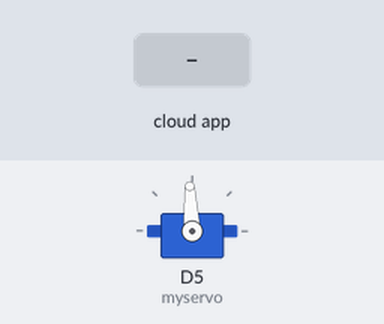
Bench run of a sketch on a simulated ESP8266 (NodeMCU). Parts: servo. The test bench sets the inputs (shaded band). The RemoteXY app is connected.

Above: at 1.2 s.
1.3 s: the phone or cloud app sets slider_1 to 0
At 2.1 s:
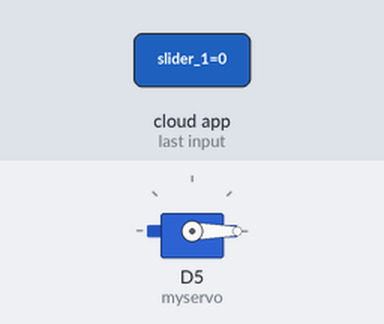
2.8 s: the phone or cloud app sets slider_1 to 25
At 3.2 s:
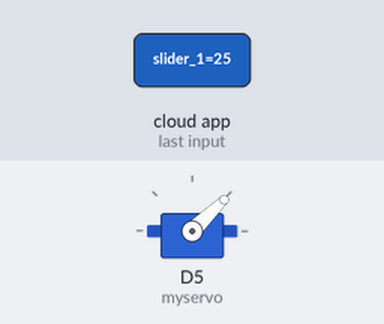
4.3 s: the phone or cloud app sets slider_1 to 100
At 5.5 s:
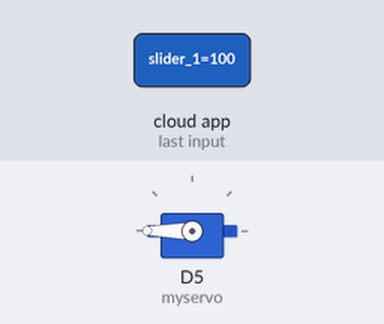
5.8 s: the phone or cloud app sets slider_1 to 50
At 6.7 s:
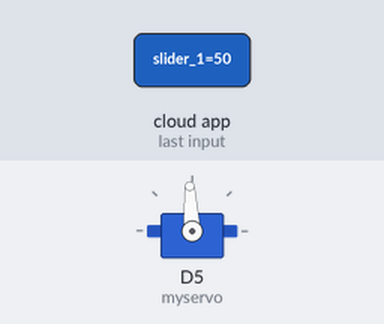
Timing chart, 0 to 8.3 s (numbered marks = the images above; inputs shaded):
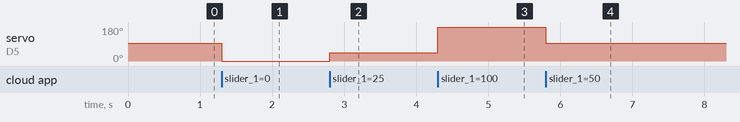

Measured:
- after the input at 1.3 s, servo on D5 (myservo): 93° → 0° at once
- after the input at 2.8 s, servo on D5 (myservo): 0° → 44° at once
- after the input at 4.3 s, servo on D5 (myservo): 44° → 180° at once
- after the input at 5.8 s, servo on D5 (myservo): 180° → 93° at once

The sketch:

Program_Kontrol_Servo_via_RemoteXY.ino
```cpp
/***************************************
 * Project Kontrol Servo SG90 dengan RemoteXY
 * Board  : NodeMCU ESP8266 V3
 * Input  : RemoteXY
 * Output : Servo SG90
 * 99 Proyek IoT
 * www.ardutech.com
 ****************************************/
#define REMOTEXY_MODE__ESP8266WIFI_LIB_CLOUD
#include <ESP8266WiFi.h>
#include <RemoteXY.h>
#include <Servo.h>
//---GANTI SESUAI DENGAN JARINGAN WIFI
//---HOTSPOT ANDA
#define REMOTEXY_WIFI_SSID "ArdutechWiFi" // Nama Hotspot/WiFi
#define REMOTEXY_WIFI_PASSWORD "12345678" //  Password
#define REMOTEXY_CLOUD_SERVER "cloud.remotexy.com"
#define REMOTEXY_CLOUD_PORT 6376
//---GANTI SESUAI DENGAN TOKEN RemoteXY Anda
#define REMOTEXY_CLOUD_TOKEN "1198a726c98413e7f60cae35db5c64a3"
// RemoteXY configurate
#pragma pack(push, 1)
uint8_t RemoteXY_CONF[] =
  { 255,1,0,0,0,37,0,10,13,1,
  129,0,4,7,56,6,17,75,111,110,
  116,114,111,108,32,83,101,114,118,111,
  32,83,71,57,48,0,4,128,3,22,
  58,13,2,26 };

// this structure defines all the variables and events of your control interface
struct {

    // input variables
  int8_t slider_1; // =0..100 slider position

    // other variable
  uint8_t connect_flag;  // =1 if wire connected, else =0

} RemoteXY;
#pragma pack(pop)

/////////////////////////////////////////////
//           END RemoteXY include          //
/////////////////////////////////////////////

Servo myservo;

void setup()
{
  RemoteXY_Init ();
  myservo.attach(D5);
  RemoteXY.slider_1 = 50;
}

void loop()
{
  RemoteXY_Handler ();
  int ms = RemoteXY.slider_1*20+500;
  myservo.writeMicroseconds(ms);

}
```
